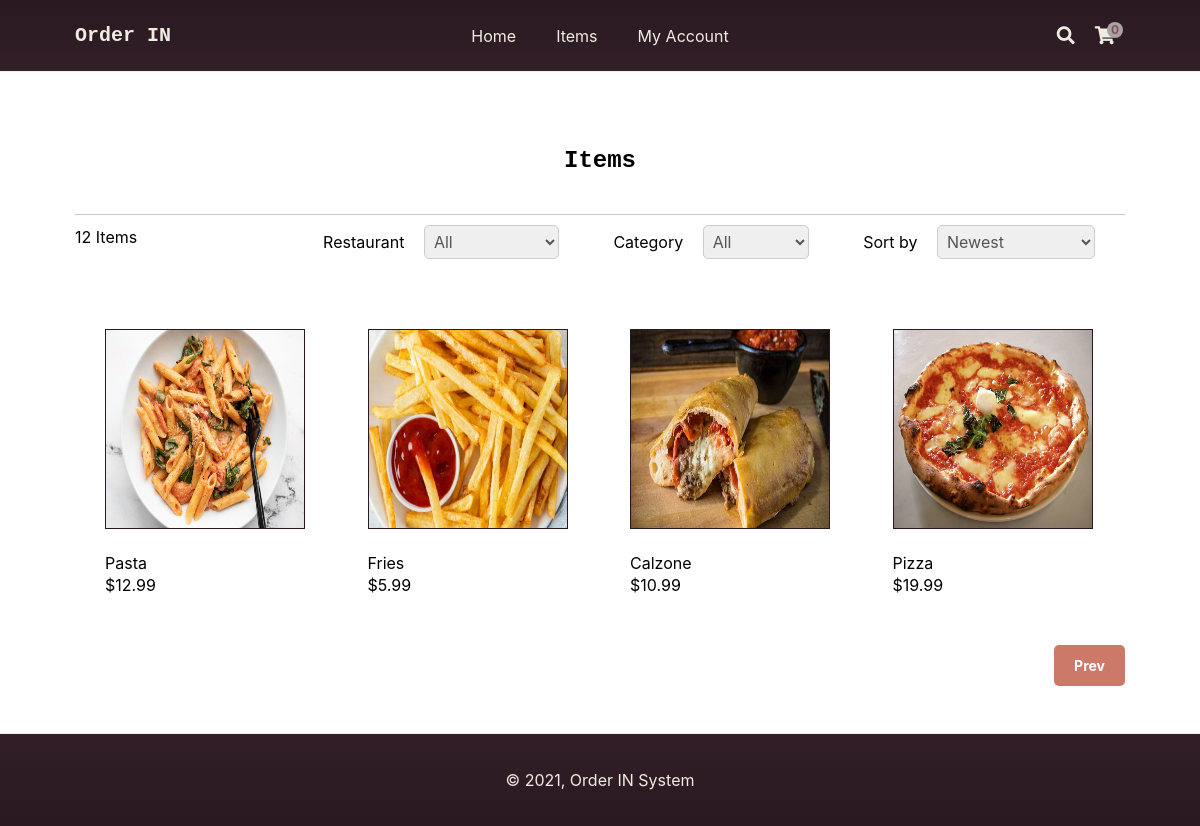
The page /index.php?page=items&i=2&restaurant=all&category=all&sort=sort3 on the database its author committed.
### tables this page shows
CREATE TABLE `items` (
  `id` int(11) NOT NULL,
  `name` varchar(200) NOT NULL,
  `desc` text NOT NULL,
  `price` decimal(7,2) NOT NULL,
  `quantity` int(11) NOT NULL,
  `img` text NOT NULL,
  `time` int(2) NOT NULL,
  `date_added` datetime NOT NULL DEFAULT current_timestamp()
);

### index.php (called while the page is built, shortened)
<?php
include 'functions.php';
$page = isset($_GET['page']) && file_exists($_GET['page'] . '.php') ? $_GET['page'] : 'home';
include $page . '.php';
?>

### items.php (the view, shortened to what this page needs)
<?php
$restaurant = isset($_GET['restaurant']) ? $_GET['restaurant'] : 'all';
$restaurant_sql = '';
$stmt = $pdo->query('SELECT * FROM categories');
$stmt->execute();
$category = isset($_GET['category']) ? $_GET['category'] : 'all';
$category_sql = '';
$sort = isset($_GET['sort']) ? $_GET['sort'] : 'sort3';
$num_items_on_each_page = 8;
$current_page = isset($_GET['i']) && is_numeric($_GET['i']) ? (int)$_GET['i'] : 1;
if ($sort == 'sort1') {
    $stmt = $pdo->prepare('SELECT i.* FROM items i ' . $restaurant_sql . $category_sql .  ' ORDER BY i.name ASC LIMIT :page,:num_items');
} elseif ($sort == 'sort2') {
    $stmt = $pdo->prepare('SELECT i.* FROM items i ' . $restaurant_sql . $category_sql . ' ORDER BY i.name DESC LIMIT :page,:num_items');
} elseif ($sort == 'sort3') {
    $stmt = $pdo->prepare('SELECT i.* FROM items i ' . $restaurant_sql . $category_sql . ' ORDER BY i.date_added DESC LIMIT :page,:num_items');
} elseif ($sort == 'sort4') {
    $stmt = $pdo->prepare('SELECT i.* FROM items i ' . $restaurant_sql . $category_sql . ' ORDER BY i.date_added ASC LIMIT :page,:num_items');
} else {
    $stmt = $pdo->prepare('SELECT i.* FROM items i ' . $restaurant_sql . $category_sql . ' LIMIT :page,:num_items');
}
$stmt->bindValue(':page', ($current_page - 1) * $num_items_on_each_page, PDO::PARAM_INT);
$stmt->bindValue(':num_items', $num_items_on_each_page, PDO::PARAM_INT);
$stmt->execute();
$items = $stmt->fetchAll(PDO::FETCH_ASSOC);
$stmt = $pdo->prepare('SELECT COUNT(*) FROM items i ' .$restaurant_sql . $category_sql);
$stmt->execute();
$total_items = $stmt->fetchColumn()
?>
<?=template_header('Items')?>
<div class="items content-wrapper">
    <h1>Items</h1>
    <div class="items-header">
        <p><?=$total_items?> Items</p>
        <form action="" method="get" class="items-form">
            <label class="restaurant">
                Restaurant
                <select name="restaurant">
                    <option value="all"<?=($restaurant == 'all' ? ' selected' : '')?>>All</option>
                </select>
            </label>
            <label class="category">
                Category
                <select name="category">
                    <option value="all"<?=($category == 'all' ? ' selected' : '')?>>All</option>
                </select>
            </label>
            <label class="sortby">
                Sort by
                <select name="sort">
                    <option value="sort3"<?=($sort == 'sort3' ? ' selected' : '')?>>Newest</option>
                </select>
            </label>
        </form>
    </div>
    <div class="items-wrapper">
        <?php foreach ($items as $item): ?>
        <a href="index.php?page=item&id=<?=$item['id']?>" class="item">
            <?php if (!empty($item['img']) && file_exists('imgs/' . $item['img'])): ?>
            <img src="imgs/<?=$item['img']?>" width="200" height="200" alt="<?=$item['name']?>">
            <?php endif; ?>
            <span class="name"><?=$item['name']?></span>
            <span class="price">
                <?=currency_code?><?=number_format($item['price'],2)?>
            </span>
        </a>
        <?php endforeach; ?>
    </div>
    <div class="buttons">
        <?php if ($current_page > 1): ?>
        <a href="index.php?page=items&i=<?=$current_page-1?>&restaurant=<?=$restaurant?>&category=<?=$category?>&sort=<?=$sort?>">Prev</a>
        <?php endif; ?>
    </div>
</div>
<?=template_footer()?>

### style.css (style rules this page uses)
* { box-sizing: border-box; font-family: -apple-system, BlinkMacSystemFont, "segoe ui", roboto, oxygen, ubuntu, cantarell, "fira sans", "droid sans", "helvetica neue", Arial, sans-serif; font-size: 16px; -webkit-font-smoothing: antialiased; -moz-osx-font-smoothing: grayscale; }
html { height: 100%; }
body { position: relative; min-height: 100%; color: #f0ece2; background-color: white; margin: 0; padding-bottom: 100px; background-image: url(imgs/background.jpg); background-size: cover; }
h1, h2, h3, h4, h5 { color: white; }
.content-wrapper { width: 1050px; margin: 0 auto; }
main .recentlyadded .items, main .items .items-wrapper { background-color:rgba(255, 255, 255, 0.92); display: flex; flex-wrap: wrap; align-items: center; padding: 30px 0 0 0; }
main .recentlyadded .items .item, main .items .items-wrapper .item { display: block; overflow: hidden; text-decoration: none; width: 25%; padding-left: 30px; padding-bottom: 50px; }
main .recentlyadded .items .item img, main .items .items-wrapper .item img { border: 1px solid #291921; transform: scale(1); transition: transform 1s; }
main .recentlyadded .items .item .name, main .items .items-wrapper .item .name { display: block; color: black; padding: 20px 0 2px 0; }
main .recentlyadded .items .item .price, main .items .items-wrapper .item .price { display: block; color: black; }
main > .items h1 { display: block; font-weight: strong; font-family: Rockwell, Courier Bold, Courier, Georgia, Times, Times New Roman, serif; margin: 35px 0 0; padding: 40px 0; font-size: 24px; text-align: center; width: 100%; background-color:rgba(255, 255, 255, 0.92); color: black; border-bottom: 1px solid #CCC8C8; }
main > .items .items-header { display: flex; justify-content: space-between; align-items: center; padding-bottom: 40px; background-color:rgba(255, 255, 255, 0.92); color: black; }
main > .items .items-header p { margin: 0; }
main > .items .items-header label { padding-left: 20px; padding-top: 8px; color: black; }
main > .items .items-header select { padding: 5px; margin-left: 15px; margin-right: 30px; margin-top: 10px; border: 1px solid #ccc; color: #555555; border-radius: 5px; }
main > .items .buttons { text-align: right; padding-bottom: 40px; }
main > .items .buttons a { display: inline-block; text-decoration: none; margin-left: 5px; padding: 12px 20px; border: 0; background: #CC796A; color: #FFFFFF; font-size: 14px; font-weight: bold; border-radius: 5px; }

### rows shown on the page
items: img (picture), name "Pasta", price "12.99"
items: img (picture), name "Fries", price "5.99"
items: img (picture), name "Calzone", price "10.99"
items: img (picture), name "Pizza", price "19.99"

### other values the page prints
$site_name "Order IN"
$num_items_in_cart "0"
$total_items "12"
